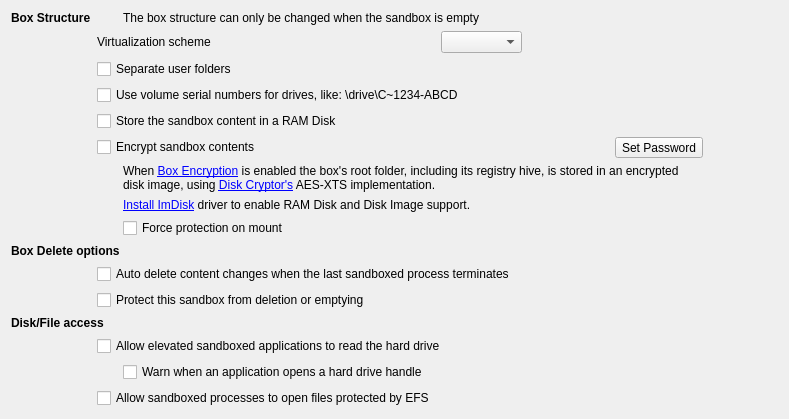
           <widget class="QWidget" name="tabFile">
            <attribute name="title">
             <string>File Options</string>
            </attribute>
            <layout class="QGridLayout" name="gridLayout_30">
             <item row="0" column="0">
              <layout class="QGridLayout" name="gridLayout_28">
               <item row="10" column="1" colspan="6">
                <widget class="QCheckBox" name="chkAutoEmpty">
                 <property name="text">
                  <string>Auto delete content changes when the last sandboxed process terminates</string>
                 </property>
                </widget>
               </item>
               <item row="0" column="0">
                <widget class="QLabel" name="lblStructure">
                 <property name="font">
                  <font>
                   <bold>true</bold>
                   <kerning>true</kerning>
                  </font>
                 </property>
                 <property name="text">
                  <string>Box Structure</string>
                 </property>
                </widget>
               </item>
               <item row="11" column="1" colspan="6">
                <widget class="QCheckBox" name="chkProtectBox">
                 <property name="toolTip">
                  <string>Partially checked means prevent box removal but not content deletion.</string>
                 </property>
                 <property name="text">
                  <string>Protect this sandbox from deletion or emptying</string>
                 </property>
                 <property name="tristate">
                  <bool>true</bool>
                 </property>
                </widget>
               </item>
               <item row="2" column="1" colspan="5">
                <widget class="QCheckBox" name="chkSeparateUserFolders">
                 <property name="text">
                  <string>Separate user folders</string>
                 </property>
                 <property name="tristate">
                  <bool>false</bool>
                 </property>
                </widget>
               </item>
               <item row="16" column="1">
                <spacer name="verticalSpacer_2">
                 <property name="orientation">
                  <enum>Qt::Vertical</enum>
                 </property>
                 <property name="sizeHint" stdset="0">
                  <size>
                   <width>20</width>
                   <height>0</height>
                  </size>
                 </property>
                </spacer>
               </item>
               <item row="9" column="0" colspan="3">
                <widget class="QLabel" name="lblDelete">
                 <property name="font">
                  <font>
                   <bold>true</bold>
                   <kerning>true</kerning>
                  </font>
                 </property>
                 <property name="text">
                  <string>Box Delete options</string>
                 </property>
                </widget>
               </item>
               <item row="8" column="2" colspan="3">
                <widget class="QCheckBox" name="chkForceProtection">
                 <property name="text">
                  <string>Force protection on mount</string>
                 </property>
                </widget>
               </item>
               <item row="1" column="3">
                <widget class="QComboBox" name="cmbVersion"/>
               </item>
               <item row="7" column="2" colspan="4">
                <widget class="QLabel" name="lblImDisk">
                 <property name="text">
                  <string>&lt;a href=&quot;addon://ImDisk&quot;&gt;Install ImDisk&lt;/a&gt; driver to enable RAM Disk and Disk Image support.</string>
                 </property>
                </widget>
               </item>
               <item row="3" column="1" colspan="5">
                <widget class="QCheckBox" name="chkUseVolumeSerialNumbers">
                 <property name="text">
                  <string>Use volume serial numbers for drives, like: \drive\C~1234-ABCD</string>
                 </property>
                </widget>
               </item>
               <item row="1" column="1" colspan="2">
                <widget class="QLabel" name="lblScheme">
                 <property name="text">
                  <string>Virtualization scheme</string>
                 </property>
                 <property name="buddy">
                  <cstring>cmbVersion</cstring>
                 </property>
                </widget>
               </item>
               <item row="0" column="2" colspan="4">
                <widget class="QLabel" name="lblWhenEmpty">
                 <property name="text">
                  <string>The box structure can only be changed when the sandbox is empty</string>
                 </property>
                </widget>
               </item>
               <item row="5" column="5">
                <widget class="QToolButton" name="btnPassword">
                 <property name="text">
                  <string>Set Password</string>
                 </property>
                </widget>
               </item>
               <item row="5" column="1" colspan="4">
                <widget class="QCheckBox" name="chkEncrypt">
                 <property name="text">
                  <string>Encrypt sandbox contents</string>
                 </property>
                </widget>
               </item>
               <item row="14" column="2" colspan="5">
                <widget class="QCheckBox" name="chkRawDiskNotify">
                 <property name="text">
                  <string>Warn when an application opens a hard drive handle</string>
                 </property>
                </widget>
               </item>
               <item row="6" column="2" colspan="4">
                <widget class="QLabel" name="lblCrypto">
                 <property name="text">
                  <string>When &lt;a href=&quot;sbie://docs/boxencryption&quot;&gt;Box Encryption&lt;/a&gt; is enabled the box's root folder, including its registry hive, is stored in an encrypted disk image, using &lt;a href=&quot;https://diskcryptor.org&quot;&gt;Disk Cryptor's&lt;/a&gt; AES-XTS implementation.</string>
                 </property>
                 <property name="wordWrap">
                  <bool>true</bool>
                 </property>
                 <property name="openExternalLinks">
                  <bool>true</bool>
                 </property>
                </widget>
               </item>
               <item row="13" column="1" colspan="6">
                <widget class="QCheckBox" name="chkRawDiskRead">
                 <property name="text">
                  <string>Allow elevated sandboxed applications to read the hard drive</string>
                 </property>
                </widget>
               </item>
               <item row="12" column="0" colspan="2">
                <widget class="QLabel" name="lblRawDisk">
                 <property name="font">
                  <font>
                   <bold>true</bold>
                   <kerning>true</kerning>
                  </font>
                 </property>
                 <property name="text">
                  <string>Disk/File access</string>
                 </property>
                </widget>
               </item>
               <item row="14" column="1">
                <widget class="QLabel" name="label_37">
                 <property name="maximumSize">
                  <size>
                   <width>20</width>
                   <height>16777215</height>
                  </size>
                 </property>
                 <property name="text">
                  <string/>
                 </property>
                </widget>
               </item>
               <item row="4" column="1" colspan="4">
                <widget class="QCheckBox" name="chkRamBox">
                 <property name="text">
                  <string>Store the sandbox content in a RAM Disk</string>
                 </property>
                </widget>
               </item>
               <item row="16" column="2" colspan="5">
                <spacer name="horizontalSpacer_4">
                 <property name="orientation">
                  <enum>Qt::Horizontal</enum>
                 </property>
                 <property name="sizeHint" stdset="0">
                  <size>
                   <width>40</width>
                   <height>0</height>
                  </size>
                 </property>
                </spacer>
               </item>
               <item row="15" column="1" colspan="2">
                <widget class="QCheckBox" name="chkAllowEfs">
                 <property name="text">
                  <string>Allow sandboxed processes to open files protected by EFS</string>
                 </property>
                </widget>
               </item>
              </layout>
             </item>
            </layout>
           </widget>
